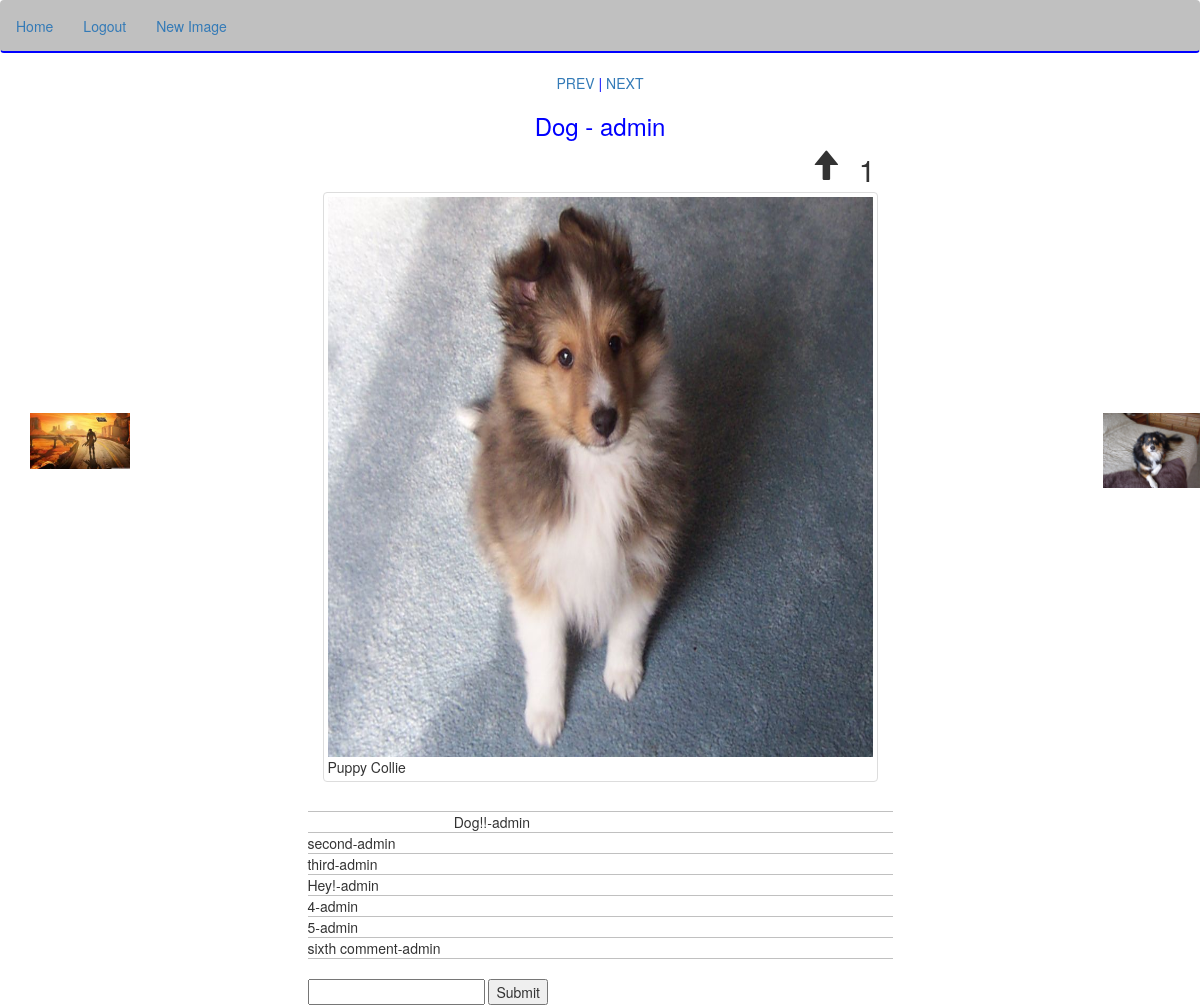
The app's page /image/1/ (signed in) with its own data.
### image/models.py (models this page shows, shortened)
class Image(models.Model):
    user = models.ForeignKey('auth.User')
    title = models.CharField(max_length=40)
    description = models.TextField()
    time = models.DateTimeField(auto_now_add=True)
    picture = models.FileField()
    graphic = models.BooleanField(default=False)
    @property
    def image_url(self):
        if self.picture:
            return self.picture.url
        return "http://images.clipartpanda.com/animated-question-mark-for-powerpoint-1256186461796715642question-mark-icon.svg.hi.png"
    def score(self):
        return sum([vote.score for vote in self.vote_set.all()])

class Vote(models.Model):
    user = models.ForeignKey('auth.User')
    image = models.ForeignKey(Image)
    value = models.BooleanField()
    class Meta:
        unique_together = ('user', 'image')
    @property
    def score(self):
        if self.value:
            return 1
        return -1

class Comment(models.Model):
    user = models.ForeignKey('auth.User')
    body = models.CharField(max_length=140)
    image = models.ForeignKey(Image)
    time = models.DateTimeField(auto_now_add=True)

### image/views.py (the view, shortened to what this page needs)
# urls.py: url(r'^image/(?P<pk>\d+)/$', ImageDetailView.as_view(), name='image_detail_view'),
class ImageDetailView(DetailView):
    model = Image
    def get_context_data(self, **kwargs):
        context = super().get_context_data(**kwargs)
        comms = Comment.objects.filter(image=self.kwargs['pk'])
        x = Image.objects.all()
        y = x.get(id=self.kwargs['pk'])
        z = y.id
        next_page = z + 1
        prev_page = z - 1
        stopper_end = Image.objects.last().id
        stopper_start = Image.objects.first().id
        def next_right_x(self):
            current_id = z
            while current_id < stopper_end:
                current_id += 1
                try:
                    if x.get(id=current_id):
                        return current_id
                except ObjectDoesNotExist:
                    pass
            return stopper_start
        def next_left_x(self):
            current_id = z
            return stopper_end
        context['comms'] = comms
        context['left_obj'] = x.get(id=next_left_x(self))
        context['right_obj'] = x.get(id=next_right_x(self))
        context['neg_score'] = y.score() * -1
        context['vote'] = Vote.objects.filter(user=self.request.user, image=y)
        return context

### templates/image/image_detail.html (shortened to what this page needs)
{% extends 'base.html' %}
{% block content %}
<div class="row">
<div class="col-md-3">
<br>
<a href="{% url 'image_detail_view' left_obj.id %}"><img class="left" src="{{ MEDIA_URL }}{{ left_obj.image_url }}" alt="" /></a>
</div>
<div class="col-md-6">
  <div class="center">
    <a href="{% url 'image_detail_view' left_obj.id %}">PREV</a> |
    <a href="{% url 'image_detail_view' right_obj.id %}">NEXT</a>
  </div>
  <h3 class="center">{{ image.title }} - {{ image.user }}</h3>
  <div class="row">
  <div class="col-md-1">
  </div>
  <div class="col-md-1">
  </div>
  <div class="col-md-8"></div>
  {% if image.score > 0 %}
  <div class="col-md-1">
    <span class="glyphicon glyphicon-arrow-up score" aria-hidden="true"></span></div>
  <div class="col-md-1 score_number">{{ image.score }}</div>
  {% elif image.score == 0 %}
  <div class="col-md-1"></div>
  <div class="col-md-1 score_number">{{ image.score }}</div>
  {% else %}
  <div class="col-md-1">
    <span class="glyphicon glyphicon-arrow-down score" aria-hidden="true"></span>
  </div>
  <div class="col-md-1 score_number">{{ neg_score }}</div>
  {% endif %}
  </div>
  <div class="thumbnail">
  <img class="medium" src="{{ MEDIA_URL }}{{ image.image_url }}" alt="" />
 <div class="desc">
   {{ image.description }}
 </div>
 </div>
 <div class="row blank comm"></div>
 <div class="row">
   <div class="col-md-3">
   </div>
   {% for x in comms %}
   <div class="comm">
   <div id='comm'>
{{ x.body }}-{{ x.user }}
   </div></div>
   {% endfor %}
   <br>
   <form class="" action="{%  url 'comment_create_view' image.id %}" method="post">
          <input type="text" name="body" value="">
          <input type="submit" name="" value="Submit">
        </form>
 </div>
</div>
<div class="col-md-2">
</div>
<div class="col-md-1">
<br>
<a href="{% url 'image_detail_view' right_obj.id %}"><img class="right" src="{{ MEDIA_URL }}{{ right_obj.image_url }}" alt="" /></a>
</div>
</div>
{% endblock %}

### image/static/css/theme.css (style rules this page uses)
.medium { height: 70vh !important; }
.blank { height: 10px; }
.center { text-align: center; color: blue; }
.left { padding-top: 40vh; max-width: 100px; max-width: 100px; min-height: 80px; }
.right { padding-top: 40vh; max-width: 100px; max-width: 100px; }
.score { font-size: 30px; margin-bottom: 0px; }
.score_number { font-size: 30px; }
.comm { border-bottom: 1px solid silver; }

### records on screen
Image: image_url (picture)
Image: title "Dog", user "admin", score "1", image_url (picture), description "Puppy Collie"
Comment: body "Dog!!", user "admin"
Comment: body "second", user "admin"
Comment: body "third", user "admin"
Comment: body "Hey!", user "admin"
Comment: body "4", user "admin"
Comment: body "5", user "admin"
Comment: body "sixth comment", user "admin"
Image: image_url (picture)
